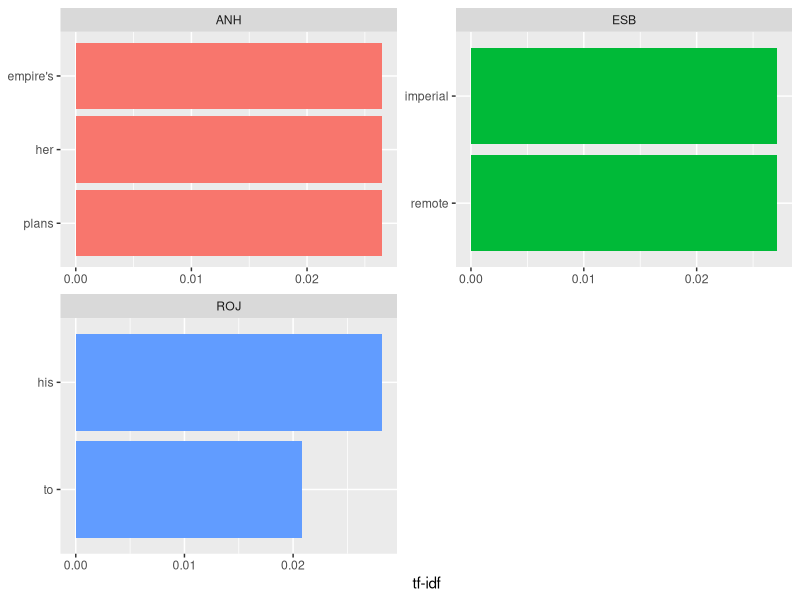

R code for this plot:
require(tidyverse)
require(tidytext)

# I want a function to shorten the sequence I use to calculate a Term Frequency-Inverse Document Frequency
# Which is a step I use a lot. 
# And as the great coders say - if you've written the same code 3 times, write a function for it. 

# Sample Data

starwars1 <- tibble (film = c("ANH", "ESB", "ROJ"),
                    text = c("It is a period of civil war. Rebel spaceships, striking from a hidden base, have won their first victory against the evil Galactic Empire. During the battle, Rebel spies managed to steal secret plans to the Empire's ultimate weapon, the DEATH STAR, an armored space station with enough power to destroy an entire planet. Pursued by the Empire's sinister agents, Princess Leia races home aboard her starship, custodian of the stolen plans that can save her people and restore freedom to the galaxy.....",
                             "It is a dark time for the Rebellion. Although the Death Star has been destroyed, Imperial troops have driven the Rebel forces from their hidden base and pursued them across the galaxy. Evading the dreaded Imperial Starfleet, a group of freedom fighters led by Luke Skywalker has established a new secret base on the remote ice world of Hoth. The evil lord Darth Vader, obsessed with finding young Skywalker, has dispatched thousands of remote probes into the far reaches of space....",
                             "Luke Skywalker has returned to his home planet of Tatooine in an attempt to rescue his friend Han Solo from the clutches of the vile gangster Jabba the Hutt. Little does Luke know that the GALACTIC EMPIRE has secretly begun construction on a new armored space station even more powerful than the first dreaded Death Star. When completed, this ultimate weapon will spell certain doom for the small band of rebels struggling to restore freedom to the galaxy...")) %>%
  unnest_tokens(word, text) %>%
  mutate(film = as.factor(film)) %>%
  count(film, word, sort = TRUE) %>%
  ungroup()



# Old workflow to replace:

total_wars <- starwars1 %>%
  group_by(film) %>%
  summarize(total = sum(n))

starwars <- left_join(starwars1, total_wars)

starwars <- starwars %>%
  bind_tf_idf(word, film, n)



# Pretty graphic for funsies - also, note that this set of text is so small 
# we only have 2 words that are unique across the films' opening crawls
starwars %>%
  arrange(desc(tf_idf)) %>%
  mutate(word = factor(word, levels = rev(unique(word)))) %>%
  group_by(film) %>%
  top_n(2) %>%
  ungroup %>%
  ggplot(aes(word, tf_idf, fill = film)) +
  geom_col(show.legend = FALSE) +
  labs (x = NULL, y = "tf-idf") +
  facet_wrap(~film, ncol = 2, scales = "free") +
  coord_flip()





# My original function that gained traction on Twitter:
quick_tf_idf <- function (data, word, grouping_factor) {
  qgv <- enquo(grouping_factor)
  word <- enquo(word)
  step1 <- data %>%
    group_by(!!qgv) %>%
    summarise(total = sum(n))
  step1 <- left_join(data, step1)
  data <- data %>%
    bind_tf_idf (!!word, !!qgv, n)
}

mytest <- quick_tf_idf (starwars1, word, film)
# But I missed out the total n - oops!


# From the lovely Dana Seidel https://twitter.com/dpseidel/status/1014250506594598912
# My only addition is that I added quotation marks around the defaul value for word
# Otherwise tidyeval gets a headache. 
dpseidelquick <- function (data, word = "word", grouping_factor) {
  qgv <- enquo (grouping_factor)
  word <- enquo (word)
  data %>%
    group_by(!!qgv) %>%
    mutate (total = sum(n)) %>%
    bind_tf_idf (., !!word, !!qgv, n)
  
}

seideltest <- dpseidelquick(starwars1, grouping_factor = film)

# And seideltest looks identical to starwars to me!
# rstats Twitter is cool :D
